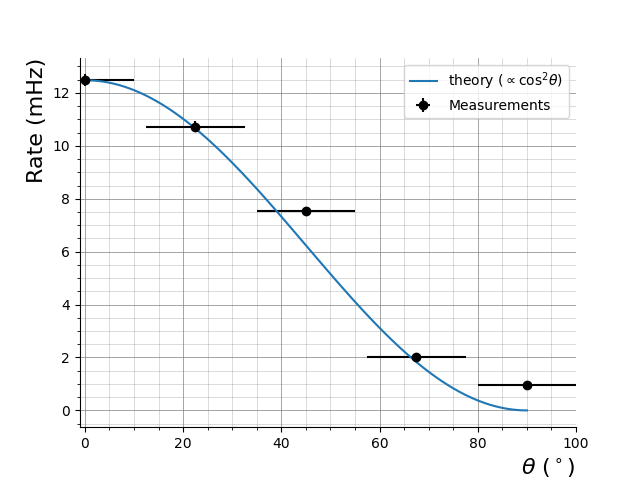

This figure's Python source:
import numpy as np
import matplotlib.pyplot as plt

# Data points with individual y-errors
x = [0, 22.5, 45, 67.5, 90 ]
y = [12.48, 10.73, 7.55, 2.01, 0.95 ]
yerr = [0.22, 0.19, 0.15, 0.05, 0.05]

# Create a numpy array of 100 entries with expected dependence
x_theory = np.linspace(0, 90, 100)
y_theory = y[0] * np.power(np.cos(x_theory/180*np.pi),2)

# Create the plot
fig, ax = plt.subplots()
ax.plot(x_theory, y_theory, label=r"theory ($\propto\cos^2\theta$)")
ax.errorbar(x, y, xerr=10, yerr=yerr, fmt='o', color='black', label="Measurements")
ax.legend(loc='upper right');

# Set the axis
ax.set_xlabel(r"$\theta$ ($^\circ$)", loc='right', fontsize=16)
ax.set_ylabel("Rate (mHz)", loc='top', fontsize=16)
ax.set_xlim([-1, 100])

# Show the major and minor grid lines
ax.minorticks_on()
ax.grid(which='major', color="grey", alpha=1, lw=0.5)
ax.grid(which='minor', color="grey", alpha=0.5, lw=0.4)

# Remove upper and right axes
ax.spines['right'].set_color('none')
ax.spines['top'].set_color('none')

plt.show()
